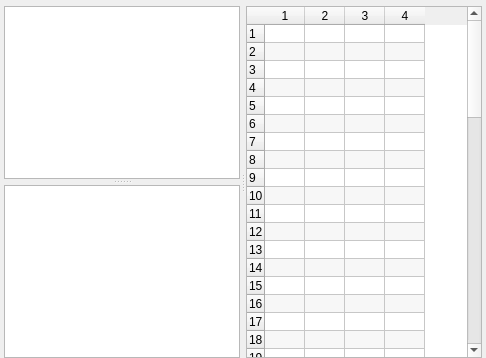
<?xml version="1.0" encoding="UTF-8"?>
<ui version="4.0">
 <class>RamTable</class>
 <widget class="QWidget" name="RamTable">
  <property name="geometry">
   <rect>
    <x>0</x>
    <y>0</y>
    <width>486</width>
    <height>358</height>
   </rect>
  </property>
  <property name="sizePolicy">
   <sizepolicy hsizetype="Preferred" vsizetype="Preferred">
    <horstretch>0</horstretch>
    <verstretch>0</verstretch>
   </sizepolicy>
  </property>
  <property name="windowTitle">
   <string notr="true">Form</string>
  </property>
  <layout class="QVBoxLayout" name="verticalLayout">
   <property name="spacing">
    <number>0</number>
   </property>
   <property name="leftMargin">
    <number>4</number>
   </property>
   <property name="topMargin">
    <number>6</number>
   </property>
   <property name="rightMargin">
    <number>4</number>
   </property>
   <property name="bottomMargin">
    <number>0</number>
   </property>
   <item>
    <widget class="QSplitter" name="splitter">
     <property name="locale">
      <locale language="C" country="AnyCountry"/>
     </property>
     <property name="orientation">
      <enum>Qt::Horizontal</enum>
     </property>
     <property name="handleWidth">
      <number>6</number>
     </property>
     <widget class="QSplitter" name="splitter_2">
      <property name="locale">
       <locale language="C" country="AnyCountry"/>
      </property>
      <property name="orientation">
       <enum>Qt::Vertical</enum>
      </property>
      <property name="handleWidth">
       <number>6</number>
      </property>
      <widget class="QListView" name="registers">
       <property name="sizePolicy">
        <sizepolicy hsizetype="Preferred" vsizetype="Preferred">
         <horstretch>0</horstretch>
         <verstretch>0</verstretch>
        </sizepolicy>
       </property>
      </widget>
      <widget class="QListView" name="variables">
       <property name="sizePolicy">
        <sizepolicy hsizetype="Preferred" vsizetype="Preferred">
         <horstretch>0</horstretch>
         <verstretch>0</verstretch>
        </sizepolicy>
       </property>
      </widget>
     </widget>
     <widget class="QTableWidget" name="table">
      <property name="sizePolicy">
       <sizepolicy hsizetype="Preferred" vsizetype="Preferred">
        <horstretch>0</horstretch>
        <verstretch>0</verstretch>
       </sizepolicy>
      </property>
      <property name="minimumSize">
       <size>
        <width>0</width>
        <height>0</height>
       </size>
      </property>
      <property name="verticalScrollBarPolicy">
       <enum>Qt::ScrollBarAsNeeded</enum>
      </property>
      <property name="horizontalScrollBarPolicy">
       <enum>Qt::ScrollBarAsNeeded</enum>
      </property>
      <property name="autoScroll">
       <bool>true</bool>
      </property>
      <property name="alternatingRowColors">
       <bool>true</bool>
      </property>
      <property name="wordWrap">
       <bool>false</bool>
      </property>
      <property name="cornerButtonEnabled">
       <bool>false</bool>
      </property>
      <property name="rowCount">
       <number>60</number>
      </property>
      <property name="columnCount">
       <number>4</number>
      </property>
      <attribute name="horizontalHeaderVisible">
       <bool>true</bool>
      </attribute>
      <attribute name="horizontalHeaderMinimumSectionSize">
       <number>15</number>
      </attribute>
      <attribute name="horizontalHeaderDefaultSectionSize">
       <number>40</number>
      </attribute>
      <attribute name="verticalHeaderMinimumSectionSize">
       <number>18</number>
      </attribute>
      <attribute name="verticalHeaderDefaultSectionSize">
       <number>18</number>
      </attribute>
      <row/>
      <row/>
      <row/>
      <row/>
      <row/>
      <row/>
      <row/>
      <row/>
      <row/>
      <row/>
      <row/>
      <row/>
      <row/>
      <row/>
      <row/>
      <row/>
      <row/>
      <row/>
      <row/>
      <row/>
      <row/>
      <row/>
      <row/>
      <row/>
      <row/>
      <row/>
      <row/>
      <row/>
      <row/>
      <row/>
      <row/>
      <row/>
      <row/>
      <row/>
      <row/>
      <row/>
      <row/>
      <row/>
      <row/>
      <row/>
      <row/>
      <row/>
      <row/>
      <row/>
      <row/>
      <row/>
      <row/>
      <row/>
      <row/>
      <row/>
      <row/>
      <row/>
      <row/>
      <row/>
      <row/>
      <row/>
      <row/>
      <row/>
      <row/>
      <row/>
      <column/>
      <column/>
      <column/>
      <column/>
     </widget>
    </widget>
   </item>
  </layout>
 </widget>
 <resources/>
 <connections/>
</ui>
